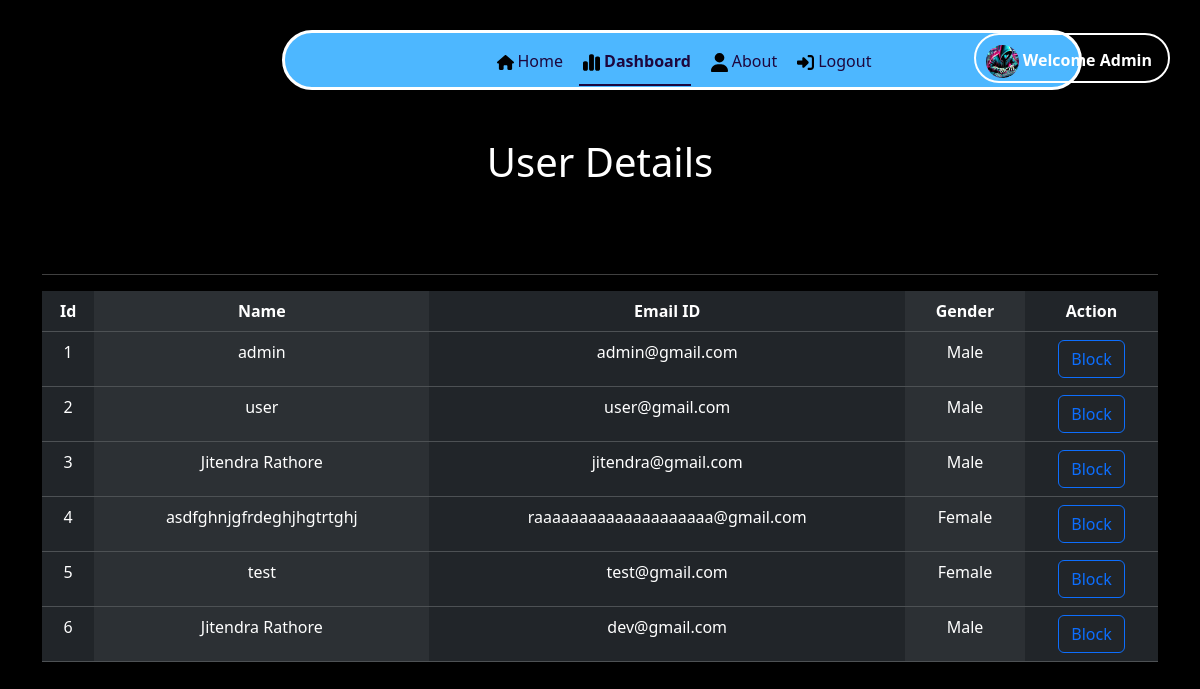
The app's page /admin/dashboard (signed in), older data.
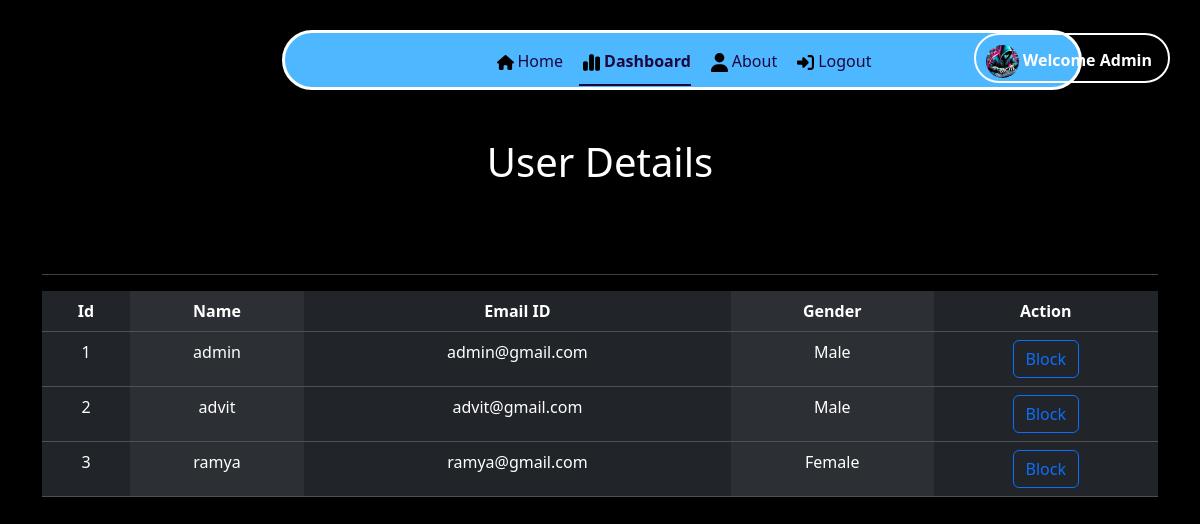
The same page, newer data.
### application/model.py (models this page shows)
class Users(UserMixin, db.Model):
    __tablename__ = 'users'
    id = db.Column(db.Integer, nullable = False, primary_key = True)
    name = db.Column(db.String(50), nullable = False)
    email = db.Column(db.String(255), nullable = False, unique = True)
    password = db.Column(db.String, nullable = False)
    gender = db.Column(db.String, nullable = False)
    is_admin = db.Column(db.Boolean, default = False, nullable = False)
    is_blocked = db.Column(db.Boolean, default = False, nullable = False)
    projects = db.relationship('Projects', lazy = True, backref = 'creator')
    interest = db.relationship('Interest', lazy = True, backref = 'user')
    discussion = db.relationship('Discussion', lazy = True, backref = 'user')

### application/routes.py (the view)
@app.route("/admin/dashboard")
@login_required
def admin_dashboard():
    if not current_user.is_admin:
        flash("Unauthorized access.", "danger")
        return redirect(url_for("user_home"))
    users = Users.query.all()
    return render_template("admin_dashboard.html", users = users)

### application/routes.py (called while the page is built)
@login_manager.user_loader
def load_user(user_id):
    return Users.query.get(int(user_id))

### templates/admin_dashboard.html (shortened to what this page needs)
{% extends "base.html" %}
{% block content %}
<section class = "container-fluid">
    <div class = "container">
        <div class="blurfle">
            <ul class = "nav justify-content-center nav-underline">
                <li class = "nav-item py-2">
                    <a class = "nav-link " href = "{{ url_for('admin_home') }}" style = "color: rgb(29, 7, 61);"><img src = "/static/images/house-solid.svg" class = "m-1" style = "width:17px"/>Home</a>
                </li>
                <li class = "nav-item py-2">
                    <a class = "nav-link active " href = "{{ url_for('admin_dashboard') }}" style = "color: rgb(29, 7, 61);"><img src = "/static/images/chart-simple-solid.svg" class = "m-1" style = "width : 17px">Dashboard</a>
                </li>
                <li class = "nav-item py-2">
                    <a class = "nav-link " href = "{{ url_for('admin_about') }}" style = "color: rgb(29, 7, 61);"><img src = "/static/images/user-solid.svg"  class = "m-1" style = "width : 17px">About</a>
                </li>
                <li class = "nav-item py-2">
                    <a class = "nav-link " href = "{{ url_for('logout') }}" style = "color: rgb(29, 7, 61);"><img src = "/static/images/right-to-bracket-solid.svg" class = "m-1" style = "width : 17px">Logout</a>
                </li>
                    <div class = "position-absolute end-0 pe-3 ros " >
                        <b>
                            <img src = "/static/images/cyber.jpeg" style = "width:33px; border-radius:30px;">
                            <a href = "" style = "color: white;" class = "link"> Welcome Admin </a> </b>
                    </div>
            </ul>
        </div>
        <div>
            <h1 class = "text-center m-5">User Details</h1>
            <br>
            <hr/>
            {% if users %}
                    <table class = "table table-dark table-striped-columns">
                        <tr class = "text-center">
                            <th>Id</th>
                            <th>Name</th>
                            <th>Email ID</th>
                            <th>Gender</th>
                            <th>Action</th>
                        </tr>
                        {% for user in users %}
                        <tr class = "text-center">
                            <td> {{ user.id }}</td>
                            <td> {{ user.name }}</td>
                            <td>{{ user.email }}</td>
                            <td>{{ user.gender }}</td>
                            <td>
                                {% if user.is_blocked %}
                                    <form action="{{ url_for('unblock_user', user_id=user.id) }}" method="post">
                                        <button class = "btn btn-outline-primary" type="submit">Unblock</button>
                                    </form>
                                {% else %}
                                    <form action="{{ url_for('block_user', user_id=user.id) }}" method="post">
                                        <button class = "btn btn-outline-primary" type="submit">Block</button>
                                    </form>
                                {% endif %}
                            </td>
                        </tr>
                        {% endfor %}
                    </table>
            {% else %}
                {{ "User Not available "}}
            {% endif %}
        </div>
        </div>
{% endblock %}

Row changes from the older to the newer data that the page shows:
removed Users: id "4", name "asdfghnjgfrdeghjhgtrtghj", email "raaaaaaaaaaaaaaaaaaaa@gmail.com", gender "Female"
removed Users: id "5", name "test", email "test@gmail.com", gender "Female"
removed Users: id "6", name "Jitendra Rathore", email "dev@gmail.com", gender "Male"
changed Users id 2: name "user" → "advit"; email "user@gmail.com" → "advit@gmail.com"
changed Users id 3: name "Jitendra Rathore" → "ramya"; email "jitendra@gmail.com" → "ramya@gmail.com"; gender "Male" → "Female"
